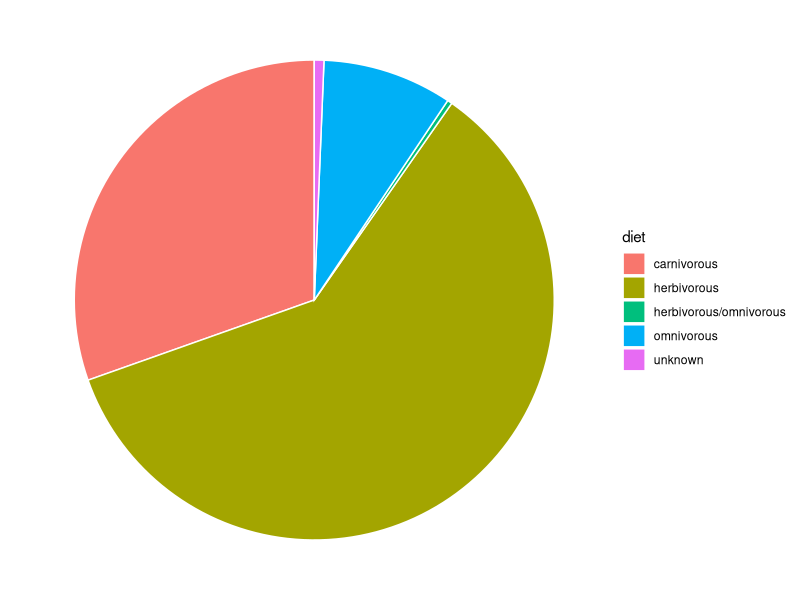
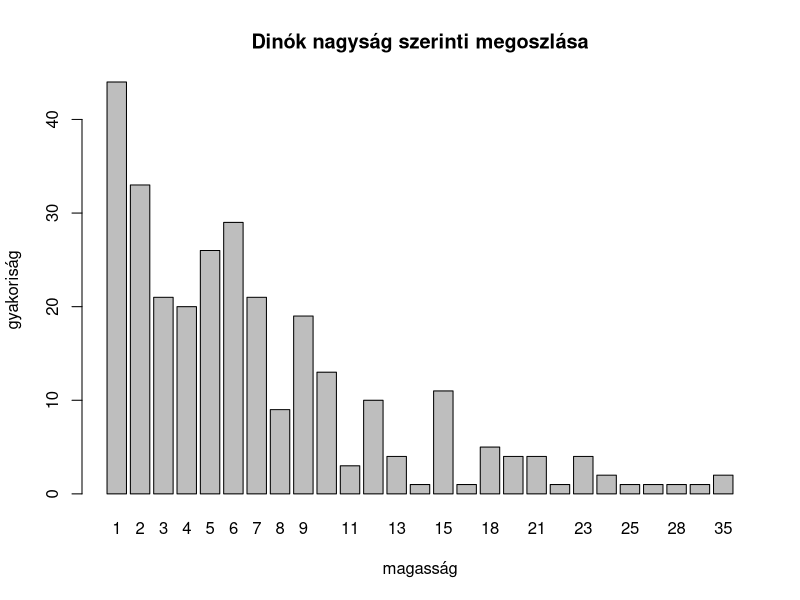

Write the R code that produced these figures, in order.
## ---- chunk 1
knitr::opts_chunk$set(echo = TRUE)
## ---- chunk 2
library(ggplot2)
url <- "https://github.com/rzita/dinodata/blob/main/dinosaur.csv"
dinodata <- read.csv(file = 'dinosaur.csv')
dinodata[1:1,]
## ---- chunk 3
library(tidyverse)
url <- "https://github.com/rzita/dinodata/blob/main/dinosaur.csv"
dinodata <- read.csv(file = 'dinosaur.csv')
dinodata %>%
    count(diet) %>% 
    mutate(diet = factor(diet), percentage = n / sum(n)) %>% 
    ggplot(aes(x = "", percentage, fill = diet)) +
    geom_col(color="white") +
    coord_polar(theta = "y", start=0) +
    theme_void()
## ---- chunk 4
library(tidyverse)
url <- "https://github.com/rzita/dinodata/blob/main/dinosaur.csv"
dinodata <- read.csv(file = 'dinosaur.csv')
dinodata$length = as.factor(dinodata$length)
freq<-table(dinodata$length)
barplot(freq, main="Dinók nagyság szerinti megoszlása", ylab = "gyakoriság", xlab = "magasság")
